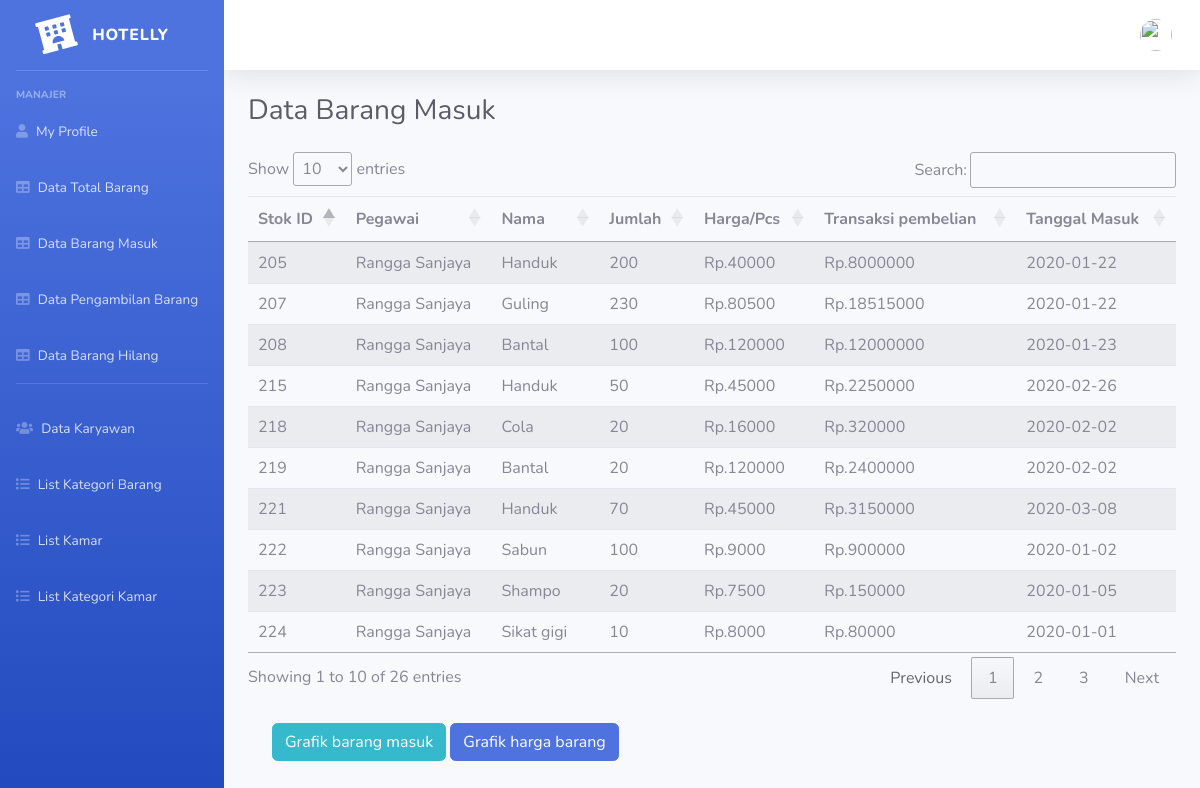
The page /index.php/manajer/lihat_barang_masuk on the database its author committed.
### tables this page shows
CREATE TABLE `stokingbarang` (
  `id_stoking` int(11) NOT NULL,
  `id_employee` int(11) NOT NULL,
  `id_barang` int(11) NOT NULL,
  `stok_barang` int(128) NOT NULL,
  `harga_pcs` int(11) NOT NULL,
  `transaksi` int(128) NOT NULL,
  `date_stoking` date NOT NULL
);

CREATE TABLE `employee` (
  `id_employee` int(11) NOT NULL,
  `name_employee` varchar(128) NOT NULL,
  `email_employee` varchar(128) NOT NULL,
  `image` varchar(128) NOT NULL,
  `password` varchar(256) NOT NULL,
  `id_role` int(11) NOT NULL,
  `is_active` int(1) NOT NULL,
  `date_created` date NOT NULL
);

CREATE TABLE `barang` (
  `id_barang` int(11) NOT NULL,
  `nama_barang` varchar(128) NOT NULL,
  `harga_barang` int(128) NOT NULL,
  `stok` int(128) NOT NULL,
  `id_kategori` int(11) NOT NULL
);

### application/controllers/Manajer.php (called while the page is built, shortened)
<?php
class Manajer extends CI_Controller
{
    function __construct()
    {
        $this->load->library('datatables');
        $this->load->model('data_tabel');
        $this->load->library('form_validation');
    }
    public function lihat_barang_masuk()
    {
        $data['employee'] = $this->db->get_where('employee', ['email_employee' =>
        $this->session->userdata('email_employee')])->row_array();
        $data1['hasil'] = $this->data_tabel->tampil_barang_masuk();
        $this->load->view('templates/header', $data);
        $this->load->view('manajer_view/lihat_barang_masuk', $data1);
    }
}

### index.php (called while the page is built, shortened)
<?php
require_once BASEPATH.'core/CodeIgniter.php';

### application/models/data_tabel.php (called while the page is built, shortened)
<?php
class data_tabel extends CI_Model
{
    function tampil_barang_masuk()
    {
        $this->db->select('*');
        $this->db->from('stokingbarang');
        $this->db->join('barang', 'stokingbarang.id_barang=barang.id_barang');
        $this->db->join('employee', 'stokingbarang.id_employee=employee.id_employee');
        $query = $this->db->get();
        return $query->result();
    }
}

### application/views/manajer_view/lihat_barang_masuk.php (the view, shortened to what this page needs)
<ul class="navbar-nav bg-gradient-primary sidebar sidebar-dark accordion" id="accordionSidebar">
    <a class="sidebar-brand d-flex align-items-center justify-content-center" href="<?= base_url('manajer/index') ?>">
        <div class="sidebar-brand-icon rotate-n-15">
            <i class="fas fa-hotel"></i>
        </div>
        <div class="sidebar-brand-text mx-3">Hotelly</div>
    </a>
    <hr class="sidebar-divider">
    <div class="sidebar-heading">
        Manajer
    </div>
    <li class="nav-item">
        <a class="nav-link" href="<?= base_url('manajer/index') ?>">
            <i class="fa fa-user"></i>
            <span>My Profile</span></a>
    </li>
    <li class="nav-item">
        <a class="nav-link" href="<?= base_url('manajer/lihat_barang') ?>">
            <i class="fa fa-table" aria-hidden="true"></i>
            <span>Data Total Barang</span></a>
    </li>
    <li class=" nav-item">
        <a class="nav-link" href="<?= base_url('manajer/lihat_barang_masuk') ?>">
            <i class="fa fa-table" aria-hidden="true"></i>
            <span>Data Barang Masuk</span></a>
    </li>
    <li class="nav-item">
        <a class="nav-link" href="<?= base_url('manajer/lihat_barang_keluar') ?>">
            <i class="fa fa-table" aria-hidden="true"></i>
            <span>Data Pengambilan Barang</span></a>
    </li>
    <li class="nav-item">
        <a class="nav-link" href="<?= base_url('manajer/lihat_barang_hilang') ?>">
            <i class="fa fa-table" aria-hidden="true"></i>
            <span>Data Barang Hilang</span></a>
    </li>
    <hr class="sidebar-divider">
    <li class="nav-item">
        <a class="nav-link" href="<?= base_url('manajer_job/index') ?>">
            <i class="fa fa-users" aria-hidden="true"></i>
            <span>Data Karyawan</span></a>
    </li>
    <li class="nav-item">
        <a class="nav-link" href="<?= base_url('manajer_job/lihat_list_kategori') ?>">
            <i class="fa fa-list" aria-hidden="true"></i>
            <span>List Kategori Barang</span></a>
    </li>
    <li class="nav-item">
        <a class="nav-link" href="<?= base_url('manajer_job/lihat_list_kamar') ?>">
            <i class="fa fa-list" aria-hidden="true"></i>
            <span>List Kamar</span></a>
    </li>
    <li class="nav-item">
        <a class="nav-link" href="<?= base_url('manajer_job/lihat_list_kategori_kamar') ?>">
            <i class="fa fa-list" aria-hidden="true"></i>
            <span>List Kategori Kamar</span></a>
    </li>
</ul>
<div id="content-wrapper" class="d-flex flex-column">
    <div id="content">
        <nav class="navbar navbar-expand navbar-light bg-white topbar mb-4 static-top shadow">
            <ul class="navbar-nav ml-auto">
                <li class="nav-item dropdown no-arrow">
                    <a class="nav-link dropdown-toggle" href="#" id="userDropdown" role="button" data-toggle="dropdown" aria-haspopup="true" aria-expanded="false">
                        <img class="img-profile rounded-circle" src="<?= base_url('assets/img/profile/') . $employee['image']  ?>">
                    </a>
                </li>
            </ul>
        </nav>
        <div class="container-fluid">
            <h1 class="h3 mb-4 text-gray-800">Data Barang Masuk</h1>
            <table class="table table-striped" id="tabel-data">
                <thead>
                    <tr>
                        <th>Stok ID</th>
                        <th>Pegawai</th>
                        <th>Nama</th>
                        <th>Jumlah</th>
                        <th>Harga/Pcs</th>
                        <th>Transaksi pembelian</th>
                        <th>Tanggal Masuk</th>
                    </tr>
                </thead>
                <tbody>
                    <?php
                    foreach ($hasil as $item) {
                    ?>
                        <tr>
                            <td><?php echo $item->id_stoking; ?></td>
                            <td><?php echo $item->name_employee; ?></td>
                            <td><?php echo $item->nama_barang; ?></td>
                            <td><?php echo $item->stok_barang; ?></td>
                            <td>Rp.<?php echo $item->harga_pcs; ?></td>
                            <td>Rp.<?php echo $item->transaksi; ?></td>
                            <td><?php echo $item->date_stoking; ?></td>
                        </tr>
                    <?php
                    }
                    ?>
                </tbody>
            </table>
            <br>
            <div class="container">
                <a href="<?= base_url('data_visual/graph_stok_barang') ?>" class="btn btn-info" role="button">Grafik barang masuk</a>
                <a href="<?= base_url('data_visual/graph_harga_barang') ?>" class="btn btn-primary" role="button">Grafik harga barang</a>
            </div>
            <br>
        </div>
    </div>

### rows shown on the page
stokingbarang: id_stoking "205", id_employee.name_employee "Rangga Sanjaya", id_barang.nama_barang "Handuk", stok_barang "200", harga_pcs "40000", transaksi "8000000", date_stoking "2020-01-22"
stokingbarang: id_stoking "207", id_employee.name_employee "Rangga Sanjaya", id_barang.nama_barang "Guling", stok_barang "230", harga_pcs "80500", transaksi "18515000", date_stoking "2020-01-22"
stokingbarang: id_stoking "208", id_employee.name_employee "Rangga Sanjaya", id_barang.nama_barang "Bantal", stok_barang "100", harga_pcs "120000", transaksi "12000000", date_stoking "2020-01-23"
stokingbarang: id_stoking "215", id_employee.name_employee "Rangga Sanjaya", id_barang.nama_barang "Handuk", stok_barang "50", harga_pcs "45000", transaksi "2250000", date_stoking "2020-02-26"
stokingbarang: id_stoking "218", id_employee.name_employee "Rangga Sanjaya", id_barang.nama_barang "Cola", stok_barang "20", harga_pcs "16000", transaksi "320000", date_stoking "2020-02-02"
stokingbarang: id_stoking "219", id_employee.name_employee "Rangga Sanjaya", id_barang.nama_barang "Bantal", stok_barang "20", harga_pcs "120000", transaksi "2400000", date_stoking "2020-02-02"
stokingbarang: id_stoking "221", id_employee.name_employee "Rangga Sanjaya", id_barang.nama_barang "Handuk", stok_barang "70", harga_pcs "45000", transaksi "3150000", date_stoking "2020-03-08"
stokingbarang: id_stoking "222", id_employee.name_employee "Rangga Sanjaya", id_barang.nama_barang "Sabun", stok_barang "100", harga_pcs "9000", transaksi "900000", date_stoking "2020-01-02"
stokingbarang: id_stoking "223", id_employee.name_employee "Rangga Sanjaya", id_barang.nama_barang "Shampo", stok_barang "20", harga_pcs "7500", transaksi "150000", date_stoking "2020-01-05"
stokingbarang: id_stoking "224", id_employee.name_employee "Rangga Sanjaya", id_barang.nama_barang "Sikat gigi", stok_barang "10", harga_pcs "8000", transaksi "80000", date_stoking "2020-01-01"
